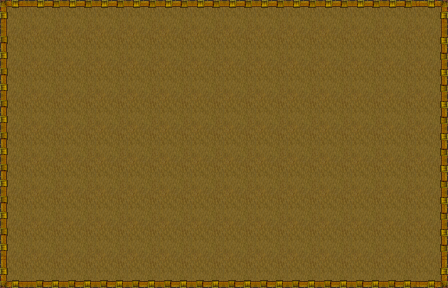

The image is a tile-based game level rendered from a .tmx file. Its description and source (layers, tilesets, objects; grid data summarised) follow:
An orthogonal 14x9 tile map with 32x32 px tiles, 2 tile layers (background, decorations), 2 tilesets and 10 objects (9x gameobject, keyitem).

<map version="1.0" orientation="orthogonal" renderorder="right-down" width="14" height="9" tilewidth="32" tileheight="32" nextobjectid="13">
 <tileset firstgid="1" name="spritesheet-tiles" tilewidth="32" tileheight="32" spacing="5" tilecount="729" columns="27">
  <image source="../images/spritesheet-tiles.png" width="1024" height="1024" />
 </tileset>
 <tileset firstgid="730" name="objects" tilewidth="64" tileheight="64" tilecount="7" columns="0">
  <tile id="0">
   <image width="32" height="28" source="../images/chair-living-room-back.png" />
  </tile>
  <tile id="1">
   <image width="64" height="28" source="../images/couch-living-room-back.png" />
  </tile>
  <tile id="2">
   <image width="32" height="64" source="../images/lamp.png" />
  </tile>
  <tile id="3">
   <image width="40" height="51" source="../images/table-coffee.png" />
  </tile>
  <tile id="4">
   <image width="32" height="32" source="../images/table-end.png" />
  </tile>
  <tile id="5">
   <image width="40" height="52" source="../images/tv.png" />
  </tile>
  <tile id="7">
   <image width="20" height="20" source="../images/key-family.png" />
  </tile>
 </tileset>
 <layer name="background" width="14" height="9">
  <data>[126 cells, 126 non-empty, 1 distinct tile ids]</data>
 </layer>
 <layer name="decorations" width="14" height="9">
  <data>[126 cells, 42 non-empty, 8 distinct tile ids]</data>
 </layer>
 <objectgroup name="objects">
  <object id="1" name="couch-living-room-back" type="gameobject" gid="731" x="192" y="224" width="64" height="28" />
  <object id="2" name="chair-living-room-back" type="gameobject" gid="730" x="288" y="208" width="32" height="28" />
  <object id="4" name="chair-living-room-back" type="gameobject" gid="730" x="128" y="208" width="32" height="28" />
  <object id="5" name="lamp" type="gameobject" gid="732" x="160" y="224" width="32" height="64" />
  <object id="6" name="lamp" type="gameobject" gid="732" x="256" y="224" width="32" height="64" />
  <object id="7" name="tv" type="gameobject" gid="735" x="200" y="88" width="40" height="52" />
  <object id="8" name="table-end" type="gameobject" gid="734" x="256" y="80" width="32" height="32" />
  <object id="9" name="table-end" type="gameobject" gid="734" x="152" y="80" width="32" height="32" />
  <object id="10" name="table-coffee" type="gameobject" gid="733" x="72" y="152" width="40" height="51" />
  <object id="12" name="keyitem" type="keyitem" gid="737" x="88" y="120" width="20" height="20" />
 </objectgroup>
</map>
